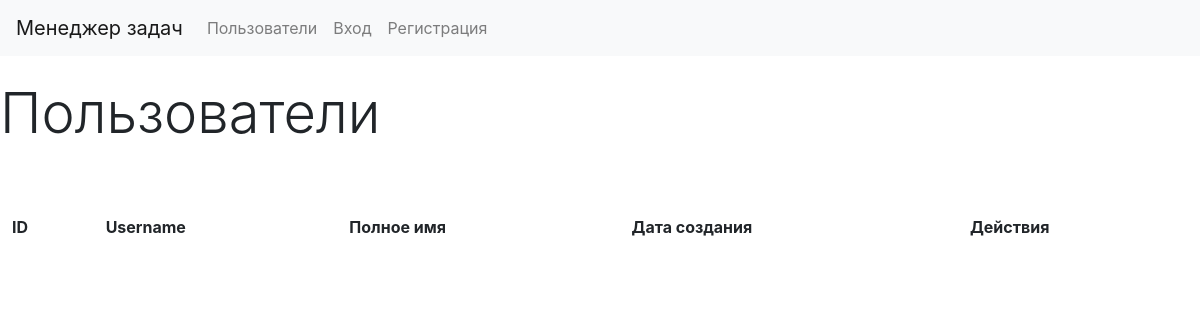
/users/, run on an earlier commit of the app's database.
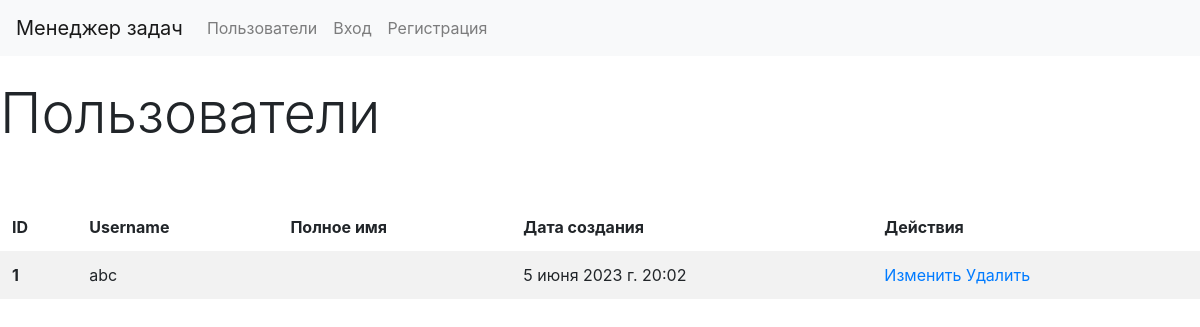
And on a later commit of the database.
### task_manager/users/models.py (models this page shows)
class User(AbstractUser):
    def __str__(self):
        return self.get_full_name()
    def get_absolute_url(self):
        return reverse("login")

### task_manager/users/views.py (the view)
# urls.py: path("", views.IndexView.as_view(), name="labels_index"),
class IndexView(ListView):
    template_name = "users/index.html"
    model = User

### task_manager/templates/users/index.html
{% extends "index.html" %}
{% load i18n %}
{% block content %}
    <h1 class="display-4 fw-bold mt-4">{% translate "Users" %}</h1>
    <div class="table-responsive">
        <table class="table table-borderless table-striped mt-5 bg-white">
        <thead>
          <tr>
            <th>ID</th>
            <th>{% translate "Username" %}</th>
            <th>{% translate "Full Name" %}</th>
            <th>{% translate "Created at" %}</th>
            <th>{% translate "Actions" %}</th>
          </tr>
        </thead>
        <tbody>
        {% for user in user_list %}
            <tr>
            <th scope="row">{{ user.id }}</th>
            <td>{{ user.username }}</td>
            <td>{{ user.get_full_name }}</td>
            <td>{{ user.date_joined }}</td>
            <td>
              <a href="{% url 'users_update' pk=user.id %}">{% translate "Update" %}</a>
              <a href="{% url 'users_delete' pk=user.id %}">{% translate "Delete" %}</a>
            </td>
            </tr>
        {% endfor %}
        </tbody>
    </table>
    </div>
{% endblock %}

What changed in the data, as far as the page shows it:
added User: id "1", username "abc", date_joined "5 июня 2023 г. 20:02"
